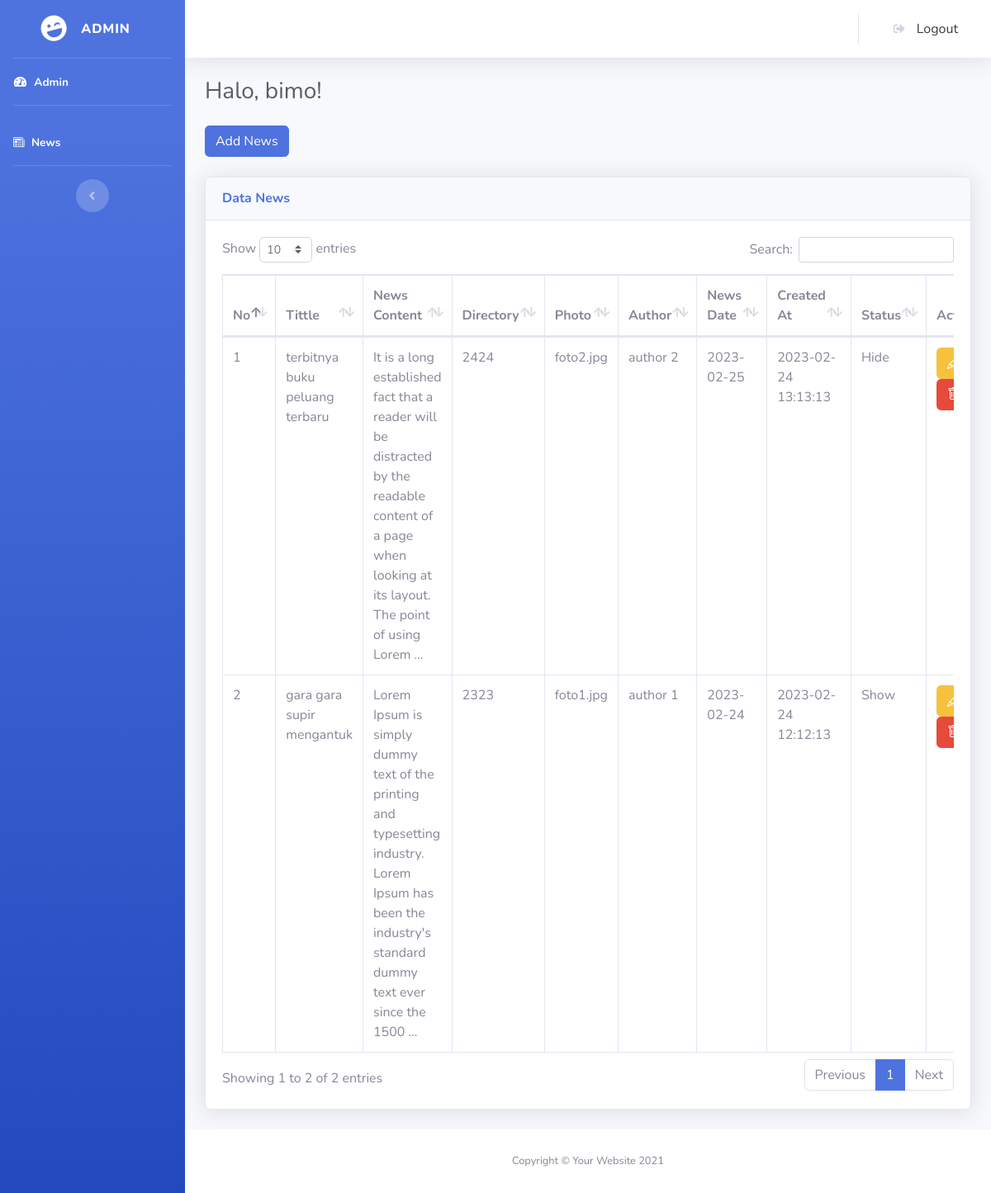
/admin/view-news.php (signed in), run on an earlier commit of the app's database.
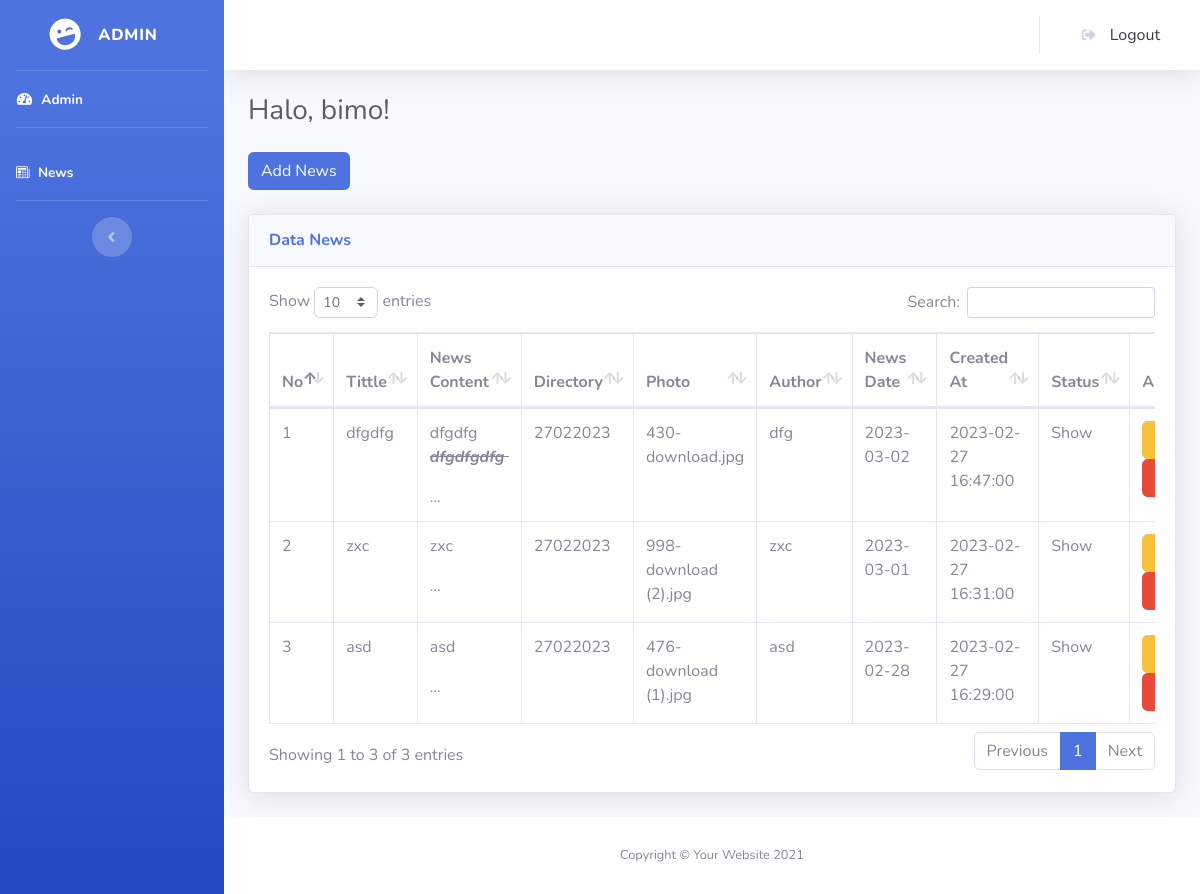
And on a later commit of the database.
### tables this page shows
CREATE TABLE `news` (
  `newsId` int(11) NOT NULL,
  `newsTittle` varchar(200) NOT NULL,
  `newsContent` text NOT NULL,
  `newsDirectory` varchar(10) NOT NULL,
  `newsPhoto` varchar(200) DEFAULT NULL,
  `newsAuthor` varchar(100) NOT NULL,
  `newsCreatedAt` datetime NOT NULL,
  `newsDate` date NOT NULL,
  `newsStatus` varchar(10) NOT NULL
);

### admin/view-news.php (the view, shortened to what this page needs)
<?php
include 'com/com-connect.php';
?>
<!DOCTYPE html>
<html lang="en">
<head>
    <?php include 'com/com-css.php'; ?>
</head>
<body id="page-top">
    <div id="wrapper">
        <?php include 'com/com-sidebar.php' ?>
        <div id="content-wrapper" class="d-flex flex-column">
            <div id="content">
                <?php include 'com/com-header.php' ?>
                <div class="container-fluid">
                    <div class="d-sm-flex align-items-center justify-content-between mb-4">
                        <h1 class="h3 mb-0 text-gray-800">
                            <?php
                            print "Halo, " . $_SESSION['adminName'] . "!";
                            ?>
                        </h1>
                    </div>
                    <div class="mx-auto w-auto mb-4">
                        <button type="button" class="btn btn-primary" data-toggle="modal" data-target="#modalAddNews" data-whatever="@mdo">Add News</button>
                    </div>
                    <div class="card shadow mb-4">
                        <div class="card-header py-3">
                            <h6 class="m-0 font-weight-bold text-primary">Data News</h6>
                        </div>
                        <div class="card-body">
                            <div class="table-responsive">
                                <table class="table table-bordered" id="dataTable" width="100%" cellspacing="0">
                                    <thead>
                                        <tr>
                                            <th>No</th>
                                            <th>Tittle</th>
                                            <th style="width: 20%">News Content</th>
                                            <th>Directory</th>
                                            <th>Photo</th>
                                            <th>Author</th>
                                            <th>News Date</th>
                                            <th>Created At</th>
                                            <th>Status</th>
                                            <th>Action</th>
                                        </tr>
                                    </thead>
                                    <tbody>
                                        <?php
                                        $no = 1;
                                        $data = mysqli_query($conn, "select * from news order by newsId desc");
                                        while ($dataNews = mysqli_fetch_array($data)) {
                                        ?>
                                            <tr>
                                                <td><?php print $no++; ?></td>
                                                <td><?php print $dataNews['newsTittle']; ?></td>
                                                <td><?php print substr($dataNews['newsContent'], 0, 150); ?> ...</td>
                                                <td><?php print $dataNews['newsDirectory']; ?></td>
                                                <td><?php print $dataNews['newsPhoto']; ?></td>
                                                <td><?php print $dataNews['newsAuthor']; ?></td>
                                                <td><?php print $dataNews['newsDate']; ?></td>
                                                <td><?php print $dataNews['newsCreatedAt']; ?></td>
                                                <td>
                                                    <?php if ($dataNews['newsStatus'] == 1) {
                                                        print 'Show';
                                                    } else {
                                                        print 'Hide';
                                                    }
                                                    ?>
                                                </td>
                                                <td>
                                                    <button class="btn btn-warning" data-toggle="modal" data-target="#modal-edit"><i class="bi bi-pencil"></i></button>
                                                    <button class="btn btn-danger" data-toggle="modal" data-target="#modal-delete<?php print $dataNews['newsId']; ?>" id="sa-params"><i class="bi bi-trash"></i></button>
                                                </td>
                                            </tr>
                                        <?php } ?>
                                    </tbody>
                                </table>
                            </div>
                        </div>
                    </div>
                </div>
            </div>
            <?php include 'com/com-footer.php' ?>
        </div>
    </div>
</body>
</html>

### admin/com/com-css.php (shortened to what this page needs)
<link href="../javascript/vendor/fontawesome-free/css/all.min.css" rel="stylesheet" type="text/css">
<link rel="stylesheet" href="https://cdn.jsdelivr.net/npm/bootstrap-icons@1.10.3/font/bootstrap-icons.css">
<link href="../style/css/sb-admin-2.min.css" rel="stylesheet">
<link href="../javascript/vendor/datatables/dataTables.bootstrap4.min.css" rel="stylesheet">

### admin/com/com-sidebar.php
<ul class="navbar-nav bg-gradient-primary sidebar sidebar-dark accordion" id="accordionSidebar">
    <a class="sidebar-brand d-flex align-items-center justify-content-center" href="../admin/index.php">
        <div class="sidebar-brand-icon rotate-n-15">
            <i class="fas fa-laugh-wink"></i>
        </div>
        <div class="sidebar-brand-text mx-3">Admin</div>
    </a>
    <hr class="sidebar-divider my-0">
    <li class="nav-item active">
        <a class="nav-link" href="view-admin.php">
            <i class="fas fa-fw fa-tachometer-alt"></i>
            <span>Admin</span></a>
    </li>
    <hr class="sidebar-divider">
    <li class="nav-item active">
        <a class="nav-link" href="view-news.php">
            <i class="bi bi-newspaper"></i>
            <span>News</span></a>
    </li>
    <hr class="sidebar-divider">
    <div class="text-center d-none d-md-inline">
        <button class="rounded-circle border-0" id="sidebarToggle"></button>
    </div>
</ul>

### admin/com/com-header.php (shortened to what this page needs)
<nav class="navbar navbar-expand navbar-light bg-white topbar mb-4 static-top shadow">
    <ul class="navbar-nav ml-auto">
        <div class="d-flex justify-content-center align-items-center">
            <a class="dropdown-item rounded-lg" type="submit" data-toggle="modal" data-target="#logoutModal">
                <i class="fas fa-sign-out-alt fa-sm fa-fw mr-2 text-gray-400"></i>
                Logout
            </a>
        </div>
    </ul>
</nav>

### admin/com/com-footer.php
<footer class="sticky-footer bg-white">
    <div class="container my-auto">
        <div class="copyright text-center my-auto">
            <span>Copyright &copy; Your Website 2021</span>
        </div>
    </div>
</footer>

What changed in the data, as far as the page shows it:
removed news: newsTittle "terbitnya buku peluang terbaru", newsContent "It is a long established fact that a reader will be distracted by the readable content of a page when looking at its layout. The point of using Lorem", newsDirectory "2424", newsPhoto "foto2.jpg", newsAuthor "author 2", newsDate "2023-02-25", newsCreatedAt "2023-02-24 13:13:13", newsStatus "Hide"
removed news: newsTittle "gara gara supir mengantuk", newsContent "Lorem Ipsum is simply dummy text of the printing and typesetting industry. Lorem Ipsum has been the industry's standard dummy text ever since the 1500", newsDirectory "2323", newsPhoto "foto1.jpg", newsAuthor "author 1", newsDate "2023-02-24", newsCreatedAt "2023-02-24 12:12:13", newsStatus "Show"
added news: newsTittle "dfgdfg", newsContent "dfgdfg dfgdfgdfg", newsDirectory "27022023", newsPhoto "430-download.jpg", newsAuthor "dfg", newsDate "2023-03-02", newsCreatedAt "2023-02-27 16:47:00", newsStatus "Show"
added news: newsTittle "zxc", newsContent "zxc", newsDirectory "27022023", newsPhoto "998-download (2).jpg", newsAuthor "zxc", newsDate "2023-03-01", newsCreatedAt "2023-02-27 16:31:00", newsStatus "Show"
added news: newsTittle "asd", newsContent "asd", newsDirectory "27022023", newsPhoto "476-download (1).jpg", newsAuthor "asd", newsDate "2023-02-28", newsCreatedAt "2023-02-27 16:29:00", newsStatus "Show"
Also different on the page:
text written by a page script: "Show entries Search: Showing 1 to 2 of 2 entries Previous 1 Next" → "Show entries Search: Showing 1 to 3 of 3 entries Previous 1 Next"
